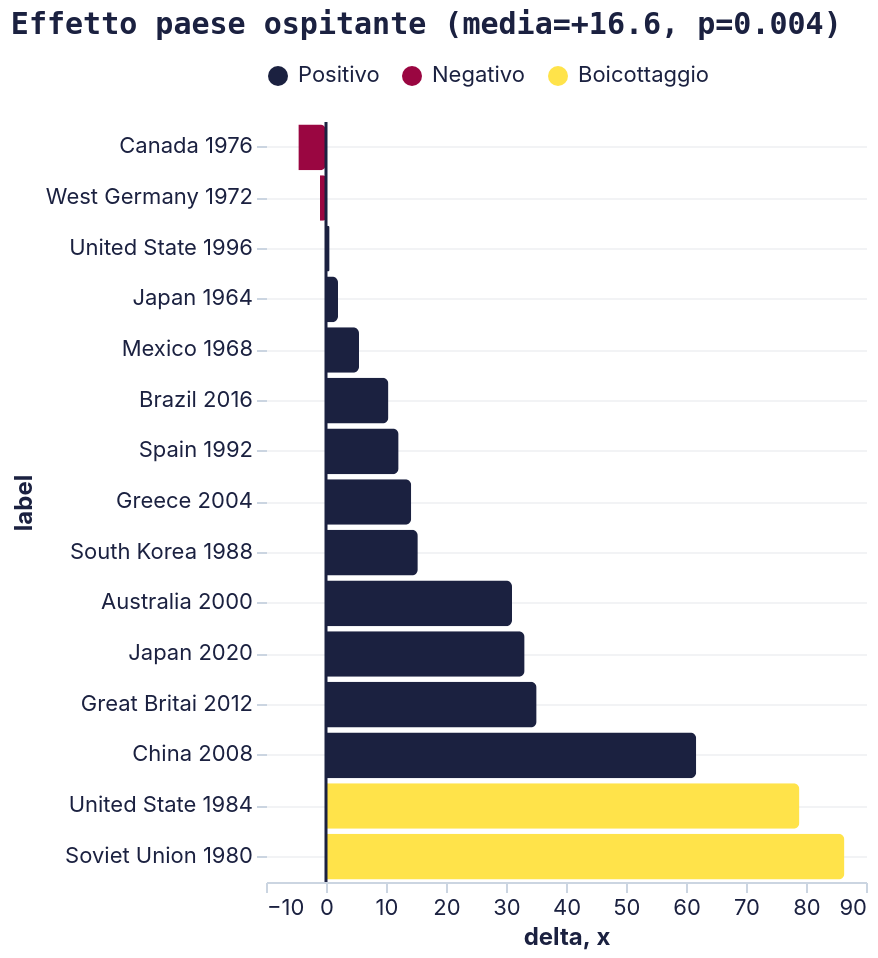

Source (Vega-Lite JSON):
### Vega-Lite specification from a JSON file in a GitHub repository (floating-point values rounded to 4 significant figures)
{"config": {"background": null, "view": {"stroke": null}, "title": {"font": "Space Mono, monospace", "fontSize": 15, "fontWeight": "bold", "color": "#1b2140", "anchor": "start", "offset": 12}, "axis": {"labelFont": "Inter, sans-serif", "titleFont": "Inter, sans-serif", "labelFontSize": 11, "titleFontSize": 12, "titleFontWeight": "bold", "labelColor": "#1b2140", "titleColor": "#1b2140", "gridColor": "#E5E7EB", "gridOpacity": 0.5, "domainColor": "#CBD5E1", "tickColor": "#CBD5E1", "labelAngle": 0}, "axisY": {"grid": true, "domain": false}, "axisX": {"grid": false}, "legend": {"labelFont": "Inter, sans-serif", "titleFont": "Inter, sans-serif", "labelFontSize": 11, "titleFontSize": 12, "titleFontWeight": "bold", "labelColor": "#1b2140", "titleColor": "#1b2140", "orient": "top", "direction": "horizontal", "symbolType": "circle"}, "range": {"category": ["#1b2140", "#ff8009", "#9a0641", "#ffe34a", "#e7b6af", "#64748B"], "ordinal": {"scheme": "blues"}, "heatmap": {"scheme": "blues"}, "ramp": {"scheme": "blues"}}, "bar": {"color": "#1b2140", "cornerRadiusTopRight": 3, "cornerRadiusBottomRight": 3}, "line": {"color": "#1b2140", "strokeWidth": 2.5}, "point": {"color": "#1b2140", "filled": true}, "circle": {"color": "#1b2140"}, "text": {"font": "Inter, sans-serif", "fontSize": 11, "color": "#1b2140"}, "arc": {"fill": "#1b2140"}, "area": {"fill": "#1b2140", "opacity": 0.5}}, "layer": [{"data": {"name": "data-119893bec6baa251c9e1c17949f06a7d"}, "mark": {"type": "bar"}, "encoding": {"color": {"field": "tipo", "scale": {"domain": ["Positivo", "Negativo", "Boicottaggio"], "range": ["#1b2140", "#9a0641", "#ffe34a"]}, "title": null, "type": "nominal"}, "tooltip": [{"field": "label", "type": "nominal"}, {"field": "delta", "format": "+.1f", "type": "quantitative"}], "x": {"field": "delta", "type": "quantitative"}, "y": {"field": "label", "sort": ["Canada 1976", "West Germany 1972", "United State 1996", "Japan 1964", "Mexico 1968", "Brazil 2016", "Spain 1992", "Greece 2004", "South Korea 1988", "Australia 2000", "Japan 2020", "Great Britai 2012", "China 2008", "United State 1984", "Soviet Union 1980"], "type": "nominal"}}}, {"data": {"name": "data-d285a7403ed98ae579761d64a864032b"}, "mark": {"type": "rule", "color": "#1b2140", "strokeWidth": 1.5}, "encoding": {"x": {"field": "x", "type": "quantitative"}}}], "height": 380, "title": "Effetto paese ospitante (media=+16.6, p=0.004)", "width": "container", "$schema": "https://vega.github.io/schema/vega-lite/v6.4.1.json", "datasets": {"data-119893bec6baa251c9e1c17949f06a7d": [{"label": "Canada 1976", "delta": -4.6, "tipo": "Negativo"}, {"label": "West Germany 1972", "delta": -1.0, "tipo": "Negativo"}, {"label": "United State 1996", "delta": 0.6, "tipo": "Positivo"}, {"label": "Japan 1964", "delta": 2.0, "tipo": "Positivo"}, {"label": "Mexico 1968", "delta": 5.5, "tipo": "Positivo"}, {"label": "Brazil 2016", "delta": 10.4, "tipo": "Positivo"}, {"label": "Spain 1992", "delta": 12.1, "tipo": "Positivo"}, {"label": "Greece 2004", "delta": 14.2, "tipo": "Positivo"}, {"label": "South Korea 1988", "delta": 15.3, "tipo": "Positivo"}, {"label": "Australia 2000", "delta": 31.0, "tipo": "Positivo"}, {"label": "Japan 2020", "delta": 33.1, "tipo": "Positivo"}, {"label": "Great Britai 2012", "delta": 35.1, "tipo": "Positivo"}, {"label": "China 2008", "delta": 61.7, "tipo": "Positivo"}, {"label": "United State 1984", "delta": 78.9, "tipo": "Boicottaggio"}, {"label": "Soviet Union 1980", "delta": 86.4, "tipo": "Boicottaggio"}], "data-d285a7403ed98ae579761d64a864032b": [{"x": 0}]}}
